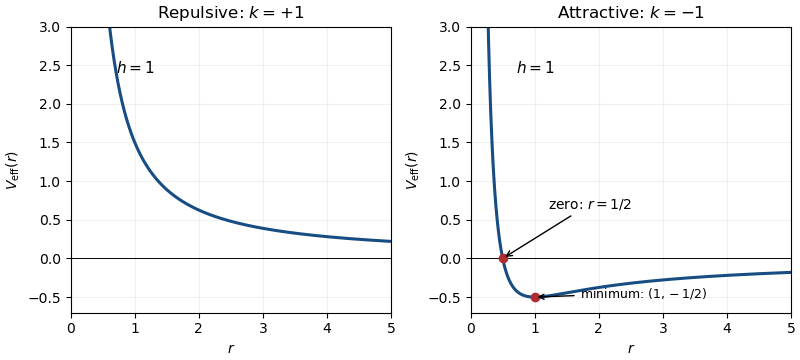

The Python source for this figure:
#!/usr/bin/env python3
"""Original Q10 effective-potential plots. Tested Python 3.14/mpl 3.10.7/np 2.3.5.
Run from the wiki root; output is under its mirrored _media directory.
"""
from pathlib import Path
import matplotlib
matplotlib.use('Agg')
import matplotlib.pyplot as plt
import numpy as np
r=np.linspace(.13,5,1200)
fig,axs=plt.subplots(1,2,figsize=(8.0,3.6),layout='constrained')
for ax,k,label in zip(axs,[1,-1],['Repulsive: $k=+1$','Attractive: $k=-1$']):
    ax.plot(r,.5/r**2+k/r,color='#174d82',lw=2.2)
    ax.axhline(0,color='black',lw=.7)
    ax.set(xlim=(0,5),ylim=(-.7,3),xlabel='$r$',ylabel='$V_{\\mathrm{eff}}(r)$',title=label)
    ax.grid(alpha=.18)
    ax.text(.7,2.4,'$h=1$',fontsize=11)
axs[1].scatter([.5,1],[0,-.5],color='#b02e32',zorder=3)
axs[1].annotate('zero: $r=1/2$',(.5,0),xytext=(1.2,.65),arrowprops={'arrowstyle':'->'},fontsize=10)
axs[1].annotate('minimum: $(1,-1/2)$',(1,-.5),xytext=(1.7,-.5),arrowprops={'arrowstyle':'->'},fontsize=9)
output=Path('paper-4-effective-potentials.png')
output.parent.mkdir(parents=True,exist_ok=True)
fig.savefig(output,dpi=100,facecolor='white');plt.close(fig)
